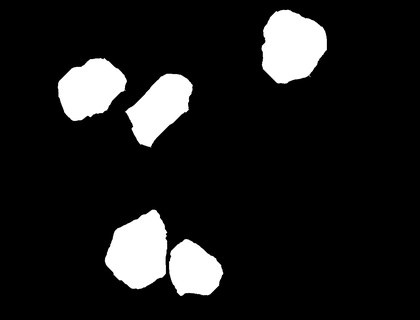
%> input picture SyntheticImage/synthetic_pap_smear/Data/cytoplasm_masks/01_segmented_labels.pgm, 420 x 320 px, shrunk from 1344 x 1024 before the run, given in place of watershed.tif, which was not available
$ octave Fucci_nucleus_shape_value_collection.m   (GNU Octave 9; MATLAB toolbox functions it lacks are replaced by stand-ins)
%> lines starting %> are read from the running program, lines starting %| are printed output that depends on the picture; in (x1, y1, x2, y2) boxes, pixels count from 0 and x2, y2 are one past the last pixel; in counts of white or black regions, pixels touching at a corner belong together; the program's own positions count from 1; pictures that were not available may be replaced by others from this repository, and a replacement may not be noted
### SyntheticImage/synthetic_pap_smear/General_functions/fsd_special.m
function [a,scaling] = fsd_special(mask,noPoints)

%% Find the boundary coordinates of the segmentation result
mask = extend(mask,size(mask)+2);
bound = calculate_boundary(dip_array(mask));
bound = bound - repmat(mean(bound),size(bound,1),1); % Zero mean

%% Rescale to noPoints values
if noPoints > size(bound,1)
    pt = bound;
else
    pt = interparc(noPoints,bound(:,1),bound(:,2));
end

%% Restructure the boundary as complex coordinates
s = pt(:,1) + 1j * pt(:,2);

%% Calculate the discrete Fourier transform
a = fft(s);

%% Normalize the Fourier data

% Normalize for translation invariance, F(0) := 0
a(1) = 0;

% Normalize scale while remaining imaginary, F(u) := F(u)/|F(1)|
scaling = abs(a(2));
a = a./abs(a(2));

### SyntheticImage/synthetic_pap_smear/Data_collection/Fucci_nucleus_shape_value_collection.m
% Collect nuclei
cd('C:\Users\EdRenaline\Documents\MATLAB\SyntheticImage\synthetic_pap_smear\')
addpath('C:\Users\EdRenaline\Documents\MATLAB\SyntheticImage\synthetic_pap_smear\Data');

I = imread('C:\Users\EdRenaline\Documents\MATLAB\SyntheticImage\synthetic_pap_smear\Data\watershed.tif');
%> I is the input picture: size 320x420 uint8; min 0, max 255, mean 28.7
% load squamous_subset
no_cells = 100;
no_points = 64;

shapes = zeros(no_cells,no_points);
scalings = zeros(no_cells,1);

ii = 1;

I = bwlabel(I);
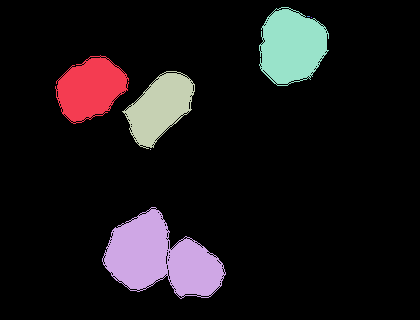
%> I: size 320x420 double; 8 distinct labels, from 0 to 7; one colour per label, 0 black

while ii <= no_cells
    Im = I==ii;
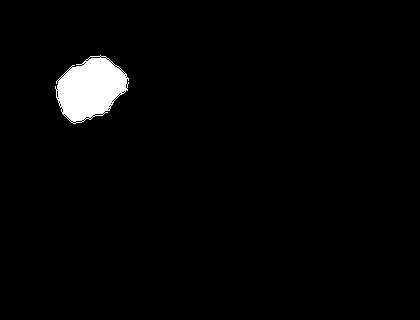
%> Im: size 320x420 logical; 2.4% white; 1 white region, box (x1, y1, x2, y2) and area: (55, 55, 129, 124) 3275
    [shapes(ii,:),scalings(ii)] = fsd_special(Im,no_points);
%> the run ends on the next line

$ run again, on SyntheticImage/synthetic_pap_smear/Data/cytoplasm_masks/02_segmented_labels.pgm
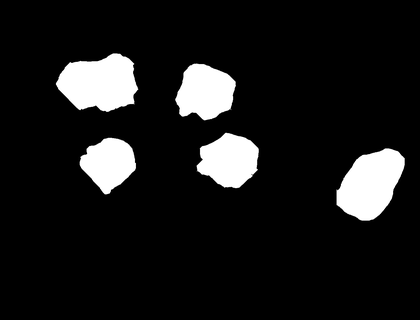
%> input picture SyntheticImage/synthetic_pap_smear/Data/cytoplasm_masks/02_segmented_labels.pgm, 420 x 320 px, shrunk from 1344 x 1024 before the run, given in place of watershed.tif, which was not available
%> I is the input picture: size 320x420 uint8; min 0, max 255, mean 26.1
%> `I = bwlabel(I);`:
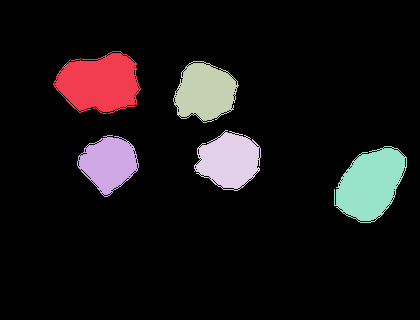
%> I: size 320x420 double; 6 distinct labels, from 0 to 5; one colour per label, 0 black
%> `Im = I==ii;`:
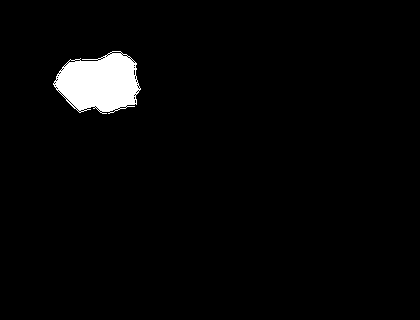
%> Im: size 320x420 logical; 2.9% white; 1 white region, box (x1, y1, x2, y2) and area: (53, 51, 141, 114) 3838

$ run again, on SyntheticImage/synthetic_pap_smear/Data/cytoplasm_masks/03_segmented_labels.pgm
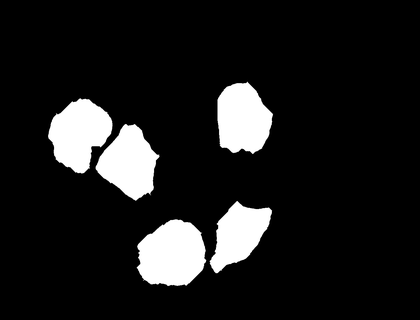
%> input picture SyntheticImage/synthetic_pap_smear/Data/cytoplasm_masks/03_segmented_labels.pgm, 420 x 320 px, shrunk from 1344 x 1024 before the run, given in place of watershed.tif, which was not available
%> I is the input picture: size 320x420 uint8; min 0, max 255, mean 28.9
%> `I = bwlabel(I);`:
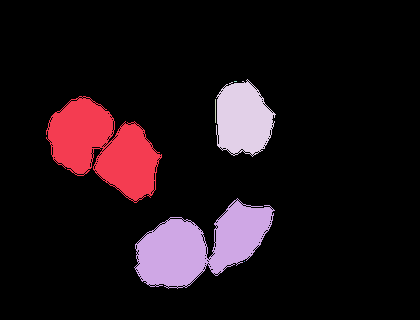
%> I: size 320x420 double; 7 distinct labels, from 0 to 6; one colour per label, 0 black
%> `Im = I==ii;`:
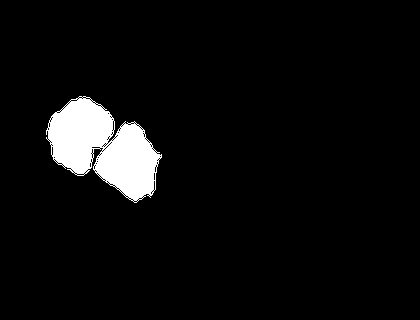
%> Im: size 320x420 logical; 5.1% white; 1 white region, box (x1, y1, x2, y2) and area: (46, 96, 162, 203) 6835
